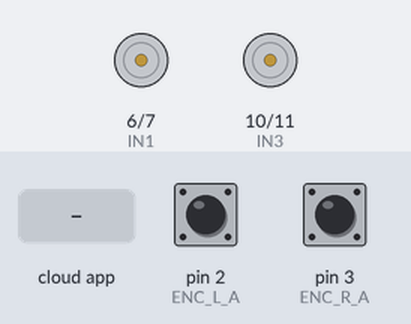
Recording of a sketch running on a simulated Arduino Uno, built with avr-gcc and run on an emulated ATmega328P. Shown: motor-driver pin pairs drawn as motors (green arrow = first pin HIGH = forward, orange = second pin HIGH = backward, longer = more drive, scaled by the enable pin). Inputs (shaded band) come from the test bench; at power-on: pin 2 (ENC_L_A) HIGH, pin 3 (ENC_R_A) HIGH. The ROS host is connected and sends only what is stated.

Above: at 1.2 s.
1.3 s: the phone or cloud app sets linear.x to -100
At 2.1 s:
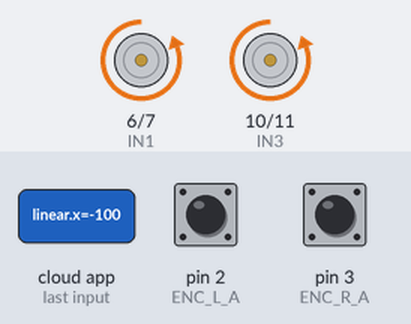
2.8 s: the phone or cloud app sets angular.z to -100
At 3.1 s:
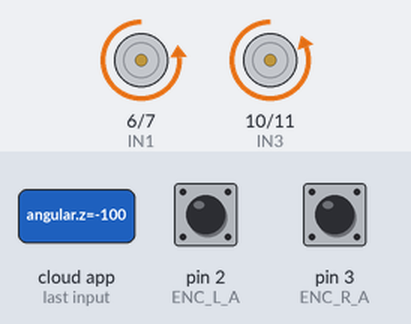
4.3 s: the phone or cloud app sets linear.x to 0
At 5.5 s:
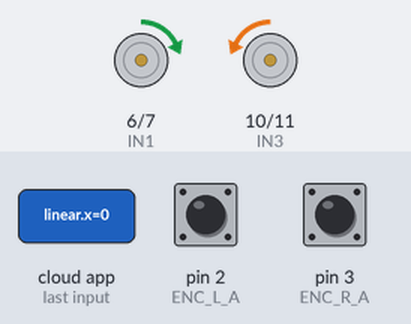
5.8 s: the phone or cloud app sets angular.z to 100
At 6.8 s:
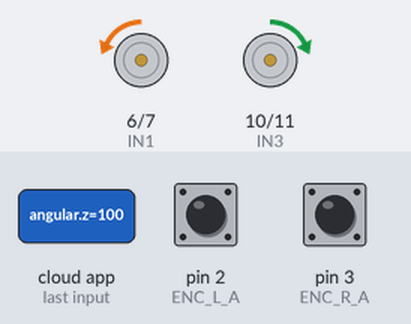
7.3 s: the phone or cloud app sets linear.x to 100
At 7.8 s:
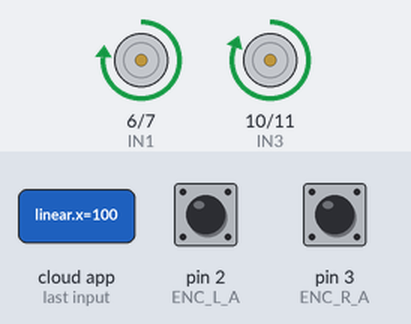
8.8 s: the phone or cloud app sets linear.x to -100
At 10.2 s:
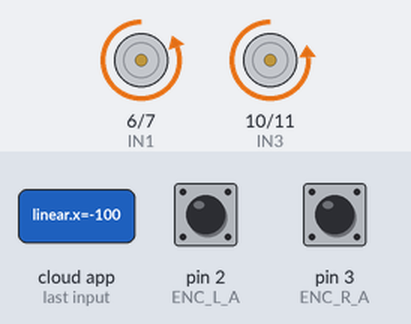
Timing chart, 0 to 11.3 s (numbered marks = the images above; inputs shaded):
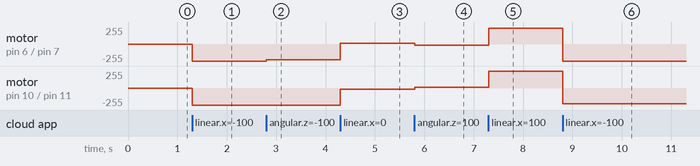

Measured:
- after the input at 1.3 s, motor on pin 6 (IN1) / pin 7 (IN2), motor on pin 10 (IN3) / pin 11 (IN4): stopped → backward 255/255 at once
- after the input at 2.8 s, motor on pin 6 (IN1) / pin 7 (IN2): backward 255/255 → backward 239/255 at once
- after the input at 4.3 s, motor on pin 6 (IN1) / pin 7 (IN2): backward 239/255 → forward 15/255 at once; motor on pin 10 (IN3) / pin 11 (IN4): backward 255/255 → backward 15/255 at once
- after the input at 5.8 s, motor on pin 6 (IN1) / pin 7 (IN2): forward 15/255 → backward 15/255 at once; motor on pin 10 (IN3) / pin 11 (IN4): backward 15/255 → forward 15/255 at once
- after the input at 7.3 s, motor on pin 6 (IN1) / pin 7 (IN2): backward 15/255 → forward 239/255 at once; motor on pin 10 (IN3) / pin 11 (IN4): forward 15/255 → forward 255/255 at once
- after the input at 8.8 s, motor on pin 6 (IN1) / pin 7 (IN2): forward 239/255 → backward 255/255 at once; motor on pin 10 (IN3) / pin 11 (IN4): forward 255/255 → backward 239/255 at once

The sketch:

coyote_robot.ino
```cpp
/*
 * coyote_robot.ino
 *
 * Educational example for students using ROS Melodic + Arduino UNO.
 * This sketch controls a full two-wheel differential drive robot using
 * an L293D (or L298N) motor driver and reads encoders from both motors.
 * Communication with ROS is handled via rosserial_arduino.
 *
 * Connections:
 *  - Left Motor:
 *      ENA  -> PWM pin 5
 *      IN1  -> pin 8
 *      IN2  -> pin 9
 *      Encoder A -> pin 2 (interrupt 0)
 *      Encoder B -> pin 4 (optional)
 *
 *  - Right Motor:
 *      ENB  -> PWM pin 6
 *      IN3  -> pin 10
 *      IN4  -> pin 11
 *      Encoder A -> pin 3 (interrupt 1)
 *      Encoder B -> pin 12 (optional)
 *
 *  - Power:
 *      - External motor power (6–12 V) to L293D +5 V logic via Arduino.
 *      - All GNDs (Arduino, L293D, encoders, and power supply) must be common.
 *
 * ROS Topics:
 *  - Subscriber: /cmd_vel [geometry_msgs/Twist]
 *  - Publisher:  /wheel_rpm_left  [std_msgs/Float32]
 *                /wheel_rpm_right [std_msgs/Float32]
 *
 * Author: Coyote Robotics Lab
 */

#include <ros.h>
#include <geometry_msgs/Twist.h>
#include <std_msgs/Float32MultiArray.h>

// ============= Pin Configuration =============
#define ENA 5      // PWM Left Motor
#define IN1 6
#define IN2 7
#define ENB 9      // PWM Right Motor
#define IN3 10
#define IN4 11

#define ENC_L_A 2
#define ENC_L_B 4
#define ENC_R_A 3
#define ENC_R_B 8

// ============= Constants =============
#define PULSES_PER_REV 330.0f
#define WHEEL_RADIUS 0.03f   // 3 cm
#define WHEEL_BASE   0.12f   // 12 cm between wheels

// ============= Variables =============
volatile long left_ticks = 0;
volatile long right_ticks = 0;

float left_rpm = 0.0f;
float right_rpm = 0.0f;
unsigned long last_time = 0;

// ============= ROS Setup =============
ros::NodeHandle nh;
std_msgs::Float32MultiArray rpm_msg;
ros::Publisher rpm_pub("wheel_rpm", &rpm_msg);

// ============= Encoder ISRs =============
void leftEncoderISR()  { left_ticks++; }
void rightEncoderISR() { right_ticks++; }

// ============= Motor Control =============
void setMotor(int en, int in1, int in2, float speed)
{
  int pwm = constrain((int)(fabs(speed) * 255.0f), 0, 255);

  if (speed > 0)
  {
    digitalWrite(in1, HIGH);
    digitalWrite(in2, LOW);
  }
  else if (speed < 0)
  {
    digitalWrite(in1, LOW);
    digitalWrite(in2, HIGH);
  }
  else
  {
    digitalWrite(in1, LOW);
    digitalWrite(in2, LOW);
  }

  analogWrite(en, pwm);
}

// ============= Twist Callback =============
void cmdVelCallback(const geometry_msgs::Twist &msg)
{
  float linear = msg.linear.x;   // m/s
  float angular = msg.angular.z; // rad/s

  float left_speed  = linear - (angular * WHEEL_BASE / 2.0f);
  float right_speed = linear + (angular * WHEEL_BASE / 2.0f);

  setMotor(ENA, IN1, IN2, left_speed);
  setMotor(ENB, IN3, IN4, right_speed);
}

// ============= ROS Sub =============
ros::Subscriber<geometry_msgs::Twist> cmd_sub("cmd_vel", cmdVelCallback);

// ============= Setup =============
void setup()
{
  pinMode(ENA, OUTPUT);
  pinMode(IN1, OUTPUT);
  pinMode(IN2, OUTPUT);
  pinMode(ENB, OUTPUT);
  pinMode(IN3, OUTPUT);
  pinMode(IN4, OUTPUT);

  pinMode(ENC_L_A, INPUT_PULLUP);
  pinMode(ENC_L_B, INPUT_PULLUP);
  pinMode(ENC_R_A, INPUT_PULLUP);
  pinMode(ENC_R_B, INPUT_PULLUP);

  attachInterrupt(digitalPinToInterrupt(ENC_L_A), leftEncoderISR, RISING);
  attachInterrupt(digitalPinToInterrupt(ENC_R_A), rightEncoderISR, RISING);

  nh.initNode();
  nh.advertise(rpm_pub);
  nh.subscribe(cmd_sub);

  rpm_msg.data_length = 2;
  rpm_msg.data = (float*)malloc(sizeof(float) * 2);

  last_time = millis();
}

// ============= Main Loop =============
void loop()
{
  nh.spinOnce();

  unsigned long now = millis();
  if (now - last_time >= 1000UL)
  {
    noInterrupts();
    long lt = left_ticks;
    long rt = right_ticks;
    left_ticks = 0;
    right_ticks = 0;
    interrupts();

    left_rpm  = (lt / PULSES_PER_REV) * 60.0f;
    right_rpm = (rt / PULSES_PER_REV) * 60.0f;

    rpm_msg.data[0] = left_rpm;
    rpm_msg.data[1] = right_rpm;
    rpm_pub.publish(&rpm_msg);

    last_time = now;
  }

  delay(5);
}
```
